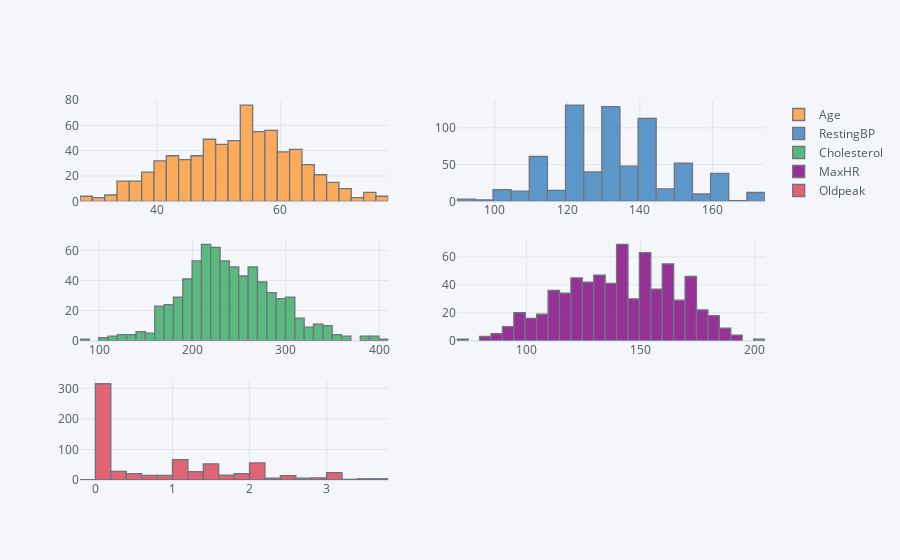

Notebook code for this chart:
### Code cell
# after removing outliers 
heart_data[numeric_col].iplot(kind='histogram',subplots=True)

### Figure 1 — Plotly figure (JSON) as saved in the notebook; plotly's stock layout.template omitted (floating-point values rounded to 4 significant figures; data arrays with more than 128 entries replaced by an {"elided": "..."} marker saying what was removed)
{"data": [{"histfunc": "count", "histnorm": "", "marker": {"color": "rgba(255, 153, 51, 1.0)", "line": {"color": "#4D5663", "width": 1.3}}, "name": "Age", "opacity": 0.8, "orientation": "v", "type": "histogram", "x": {"elided": "702 int values"}, "xaxis": "x", "yaxis": "y"}, {"histfunc": "count", "histnorm": "", "marker": {"color": "rgba(55, 128, 191, 1.0)", "line": {"color": "#4D5663", "width": 1.3}}, "name": "RestingBP", "opacity": 0.8, "orientation": "v", "type": "histogram", "x": {"elided": "702 int values"}, "xaxis": "x2", "yaxis": "y2"}, {"histfunc": "count", "histnorm": "", "marker": {"color": "rgba(50, 171, 96, 1.0)", "line": {"color": "#4D5663", "width": 1.3}}, "name": "Cholesterol", "opacity": 0.8, "orientation": "v", "type": "histogram", "x": {"elided": "702 int values"}, "xaxis": "x3", "yaxis": "y3"}, {"histfunc": "count", "histnorm": "", "marker": {"color": "rgba(128, 0, 128, 1.0)", "line": {"color": "#4D5663", "width": 1.3}}, "name": "MaxHR", "opacity": 0.8, "orientation": "v", "type": "histogram", "x": {"elided": "702 int values"}, "xaxis": "x4", "yaxis": "y4"}, {"histfunc": "count", "histnorm": "", "marker": {"color": "rgba(219, 64, 82, 1.0)", "line": {"color": "#4D5663", "width": 1.3}}, "name": "Oldpeak", "opacity": 0.8, "orientation": "v", "type": "histogram", "x": {"elided": "702 float values"}, "xaxis": "x5", "yaxis": "y5"}], "layout": {"barmode": "overlay", "legend": {"bgcolor": "#F5F6F9", "font": {"color": "#4D5663"}}, "paper_bgcolor": "#F5F6F9", "plot_bgcolor": "#F5F6F9", "title": {"font": {"color": "#4D5663"}}, "xaxis": {"anchor": "y", "domain": [0, 0.45], "gridcolor": "#E1E5ED", "showgrid": true, "tickfont": {"color": "#4D5663"}, "title": {"font": {"color": "#4D5663"}, "text": ""}, "zerolinecolor": "#E1E5ED"}, "xaxis2": {"anchor": "y2", "domain": [0.55, 1], "gridcolor": "#E1E5ED", "showgrid": true, "tickfont": {"color": "#4D5663"}, "title": {"font": {"color": "#4D5663"}, "text": ""}, "zerolinecolor": "#E1E5ED"}, "xaxis3": {"anchor": "y3", "domain": [0, 0.45], "gridcolor": "#E1E5ED", "showgrid": true, "tickfont": {"color": "#4D5663"}, "title": {"font": {"color": "#4D5663"}, "text": ""}, "zerolinecolor": "#E1E5ED"}, "xaxis4": {"anchor": "y4", "domain": [0.55, 1], "gridcolor": "#E1E5ED", "showgrid": true, "tickfont": {"color": "#4D5663"}, "title": {"font": {"color": "#4D5663"}, "text": ""}, "zerolinecolor": "#E1E5ED"}, "xaxis5": {"anchor": "y5", "domain": [0, 0.45], "gridcolor": "#E1E5ED", "showgrid": true, "tickfont": {"color": "#4D5663"}, "title": {"font": {"color": "#4D5663"}, "text": ""}, "zerolinecolor": "#E1E5ED"}, "yaxis": {"anchor": "x", "domain": [0.7333, 1], "gridcolor": "#E1E5ED", "showgrid": true, "tickfont": {"color": "#4D5663"}, "title": {"font": {"color": "#4D5663"}, "text": ""}, "zerolinecolor": "#E1E5ED"}, "yaxis2": {"anchor": "x2", "domain": [0.7333, 1], "gridcolor": "#E1E5ED", "showgrid": true, "tickfont": {"color": "#4D5663"}, "title": {"font": {"color": "#4D5663"}, "text": ""}, "zerolinecolor": "#E1E5ED"}, "yaxis3": {"anchor": "x3", "domain": [0.3667, 0.6333], "gridcolor": "#E1E5ED", "showgrid": true, "tickfont": {"color": "#4D5663"}, "title": {"font": {"color": "#4D5663"}, "text": ""}, "zerolinecolor": "#E1E5ED"}, "yaxis4": {"anchor": "x4", "domain": [0.3667, 0.6333], "gridcolor": "#E1E5ED", "showgrid": true, "tickfont": {"color": "#4D5663"}, "title": {"font": {"color": "#4D5663"}, "text": ""}, "zerolinecolor": "#E1E5ED"}, "yaxis5": {"anchor": "x5", "domain": [0, 0.2667], "gridcolor": "#E1E5ED", "showgrid": true, "tickfont": {"color": "#4D5663"}, "title": {"font": {"color": "#4D5663"}, "text": ""}, "zerolinecolor": "#E1E5ED"}}}
